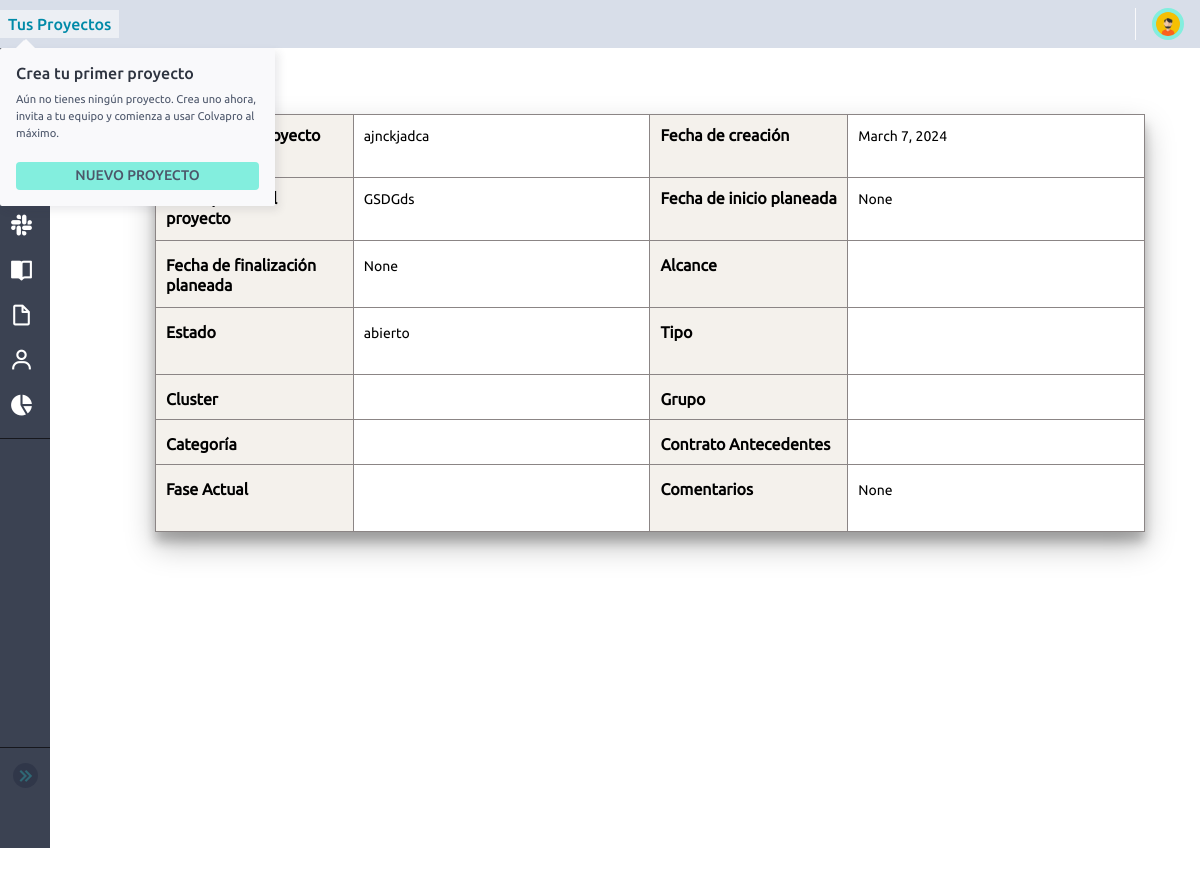
The app's page /project/project/XBTO9D/ with its own data.
### gestor/models.py (models this page shows)
class Proyecto(models.Model):
    STATES = (
        ('abierto', 'Abierto'),
        ('suspendido', 'Suspendido'),
        ('cerrado', 'Cerrado'),
    )
    CATEGORIA = (
        ('I', 'Tipo I'),
        ('II', 'Tipo II'),
        ('III', 'Tipo III'),
        ('IV', 'Tipo IV'),
    )
    FASES = (
        ('inicio', 'Inicio'),
        ('planeacion', 'Planeación'),
        ('ejecucion', 'Ejecución'),
        ('monitoreo_control', 'Monitoreo y Control'),
        ('cierre', 'Cierre'),
    )
    TYPE =(
        ('abierto', 'Proyectos Integración'),
        ('suspendido', 'Necesidades entrega operación'),
        ('desarollo', 'Proyectos Producto Propio'),
        ('cerrado', 'Cerrado'),
    )
    name = models.CharField(max_length=100)
    codigo = models.CharField(max_length=100) ## auto increment - automatico
    description = models.TextField()
    fecha_creacion = models.DateField(auto_now_add=True)
    fecha_inicio_planeada = models.DateField(null=True, blank=True) #
    fecha_inicio_real = models.DateField(null=True, blank=True) ##  automatica
    fecha_finalizacion_planeada = models.DateField(null=True, blank=True)
    fecha_finalizacion_real = models.DateField(null=True, blank=True) # automatica
    alcance = models.TextField()
    estado = models.CharField(max_length=50 , choices=STATES) ## generar tipos
    porcentaje_completado = models.IntegerField(default=0) ## automatico
    tipo = models.CharField(max_length=50 , choices = TYPE ) ##  proyecto o necesidad
    user = models.ForeignKey(Usuario, on_delete=models.CASCADE)
    lider = models.CharField(max_length=100) ## automatico
    grupo = models.ManyToManyField('Grupo', related_name='proyectos', blank=False) ## grupo asociado lista desplegable - brayan
    categoria = models.CharField(max_length=100 , choices = CATEGORIA) # desplegable  lista desplegable - brayan
    antecedentes = models.TextField() ###
    fase = models.CharField(max_length=100 ,choices = FASES) ### lista , brayan los tiene
    programas = models.ManyToManyField('Programa', related_name='proyectos', blank=False ) # lista falta llegar
    comentarios = models.TextField(null=True, blank=True) ##
    spi = models.FloatField(default=0) ## indicador
    es = models.FloatField(default=0) ## formualdo
    columna = models.BooleanField(default=False) ##  asignado

### gestor/views.py (the view)
# urls.py: path('project/project/<str:codigo>/',views.proyecto,name='project'),
def proyecto(request , codigo):
    proyecto = Proyecto.objects.filter(codigo=codigo).first()
    context = {
        'email': 'user.email',
        'first_name': 'user.first_name',
    }
    return render(request , './user/proyecto.html' ,{'context': context , 'proyecto' : proyecto })

### templates/user/proyecto.html (shortened to what this page needs)
{% extends 'plantilla.html' %}
{% load static %}
{% block css %}
<link rel="stylesheet" href="{% static './css/tablas.css' %} ">
{% endblock %}
{% block conten %}
<br>
<div class="container">
    <table>
        <tr>
            <th class="proyecto">Nombre del proyecto</th>
            <th class="descripcion">
                <p>{{proyecto.name}}</p>
            </th>
            <th class="proyecto">Fecha de creación</th>
            <th class="descripcion">
                <p>{{proyecto.fecha_creacion}}</p>
            </th>
        </tr>
        <tr>
            <th class="proyecto">Descripción del proyecto</th>
            <th class="descripcion">
                <p>{{proyecto.description}}</p>
            </th>
            <th class="proyecto">Fecha de inicio planeada</th>
            <th class="descripcion">
                <p>{{proyecto.fecha_inicio_planeada}}</p>
            </th>
        </tr>
        <tr>
            <th class="proyecto">Fecha de finalización planeada</th>
            <th class="descripcion">
                <p>{{proyecto.fecha_finalizacion_planeada}}</p>
            </th>
            <th class="proyecto">Alcance</th>
            <th class="descripcion">
            </th>
        </tr>
        <tr>
            <th class="proyecto">Estado</th>
            <th class="descripcion">
                <p>{{proyecto.estado}}</p>
            </th>
            <th class="proyecto">Tipo</th>
            <th class="descripcion">
            </th>
        </tr>
        <tr>
            <th class="proyecto">Cluster</th>
            <th class="descripcion">
            </th>
            <th class="proyecto">Grupo</th>
            <th class="descripcion">
            </th>
        </tr>
        <tr>
            <th class="proyecto">Categoría</th>
            <th class="descripcion">
            </th>
            <th class="proyecto">Contrato Antecedentes</th>
            <th class="descripcion">
            </th>
        </tr>
        <tr>
            <th class="proyecto">Fase Actual</th>
            <th class="descripcion">
            </th>
            <th class="proyecto">Comentarios</th>
            <th class="descripcion">
                <p>{{proyecto.comentarios}}</p>
            </th>
        </tr>
    </table>
</div>
{% endblock %}

### static/css/barra_lateral.css (style rules this page uses)
:root { --color-principal: #2E3440; --color-secundario: #3B4252; }
* { box-sizing: border-box; margin: 0; padding: 0; }
body { font-family: 'Protest Strike', sans-serif; overflow: hidden; }

### static/css/tablas.css (style rules this page uses)
* { margin: 0; padding: 0; box-sizing: border-box; }
.container { margin-top: 46px; display: flex; justify-content: center; align-items: center; }
table { box-shadow: rgba(0, 0, 0, 0.25) 0px 14px 28px, rgba(0, 0, 0, 0.22) 0px 10px 10px; width: 90%; text-align: left; }
table, th, td { border: 1px solid rgb(139, 133, 133); border-collapse: collapse; padding: 10px; color: #000000; font-weight: lighter; }
.descripcion { font-size: 14px; width: 30%; background-color: #ffffff; }
.proyecto { font-weight: 600; width: 20%; background-color: #eeeae2a8; }

### records on screen
Proyecto: name "ajnckjadca", fecha_creacion "March 7, 2024", description "GSDGds", fecha_inicio_planeada "None", fecha_finalizacion_planeada "None", estado "abierto", comentarios "None"
